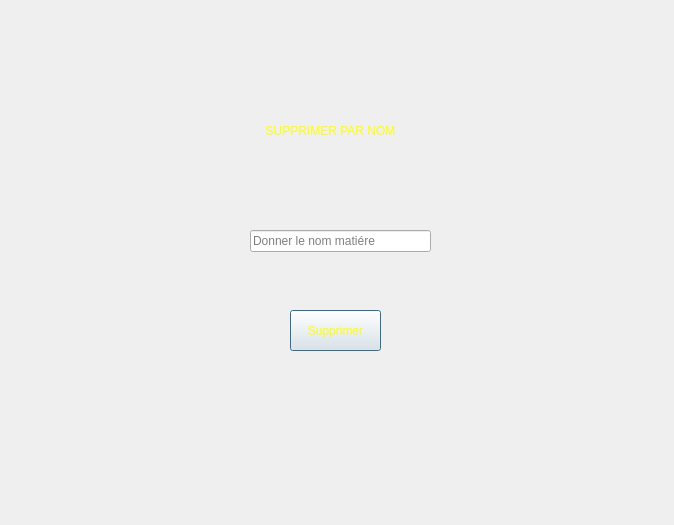
<?xml version="1.0" encoding="UTF-8"?>
<ui version="4.0">
 <class>Dialog</class>
 <widget class="QDialog" name="Dialog">
  <property name="geometry">
   <rect>
    <x>0</x>
    <y>0</y>
    <width>674</width>
    <height>525</height>
   </rect>
  </property>
  <property name="windowTitle">
   <string>Dialog</string>
  </property>
  <property name="styleSheet">
   <string notr="true">QProgressBar:horizontal {
    border: 1px solid #3A3939;
    text-align: center;
    padding: 1px;
    background: #201F1F;
}
QProgressBar::chunk:horizontal {
    background-color: qlineargradient(spread:reflect, x1:1, y1:0.545, x2:1, y2:0, stop:0 rgba(28, 66, 111, 255), stop:1 rgba(37, 87, 146, 255));
}

QToolTip
{
    border: 1px solid #3A3939;
    background-color: rgb(90, 102, 117);;
    color: white;
    padding: 1px;
    opacity: 200;
}

QWidget
{
    color: silver;
    background-color: #302F2F;
    selection-background-color:#3d8ec9;
    selection-color: black;
    background-clip: border;
    border-image: none;
    outline: 0;
}

QWidget:item:hover
{
    background-color: #78879b;
    color: black;
}

QWidget:item:selected
{
    background-color: #3d8ec9;
}

QCheckBox
{
    spacing: 5px;
    outline: none;
    color: #bbb;
    margin-bottom: 2px;
}

QCheckBox:disabled
{
    color: #777777;
}
QCheckBox::indicator,
QGroupBox::indicator
{
    width: 18px;
    height: 18px;
}
QGroupBox::indicator
{
    margin-left: 2px;
}

QCheckBox::indicator:unchecked,
QCheckBox::indicator:unchecked:hover,
QGroupBox::indicator:unchecked,
QGroupBox::indicator:unchecked:hover
{
    image: url(:/dark_blue/img/checkbox_unchecked.png);
}

QCheckBox::indicator:unchecked:focus,
QCheckBox::indicator:unchecked:pressed,
QGroupBox::indicator:unchecked:focus,
QGroupBox::indicator:unchecked:pressed
{
  border: none;
    image: url(:/dark_blue/img/checkbox_unchecked_focus.png);
}

QCheckBox::indicator:checked,
QCheckBox::indicator:checked:hover,
QGroupBox::indicator:checked,
QGroupBox::indicator:checked:hover
{
    image: url(:/dark_blue/img/checkbox_checked.png);
}

QCheckBox::indicator:checked:focus,
QCheckBox::indicator:checked:pressed,
QGroupBox::indicator:checked:focus,
QGroupBox::indicator:checked:pressed
{
  border: none;
    image: url(:/dark_blue/img/checkbox_checked_focus.png);
}

QCheckBox::indicator:indeterminate,
QCheckBox::indicator:indeterminate:hover,
QCheckBox::indicator:indeterminate:pressed
QGroupBox::indicator:indeterminate,
QGroupBox::indicator:indeterminate:hover,
QGroupBox::indicator:indeterminate:pressed
{
    image: url(:/dark_blue/img/checkbox_indeterminate.png);
}

QCheckBox::indicator:indeterminate:focus,
QGroupBox::indicator:indeterminate:focus
{
    image: url(:/dark_blue/img/checkbox_indeterminate_focus.png);
}

QCheckBox::indicator:checked:disabled,
QGroupBox::indicator:checked:disabled
{
    image: url(:/dark_blue/img/checkbox_checked_disabled.png);
}

QCheckBox::indicator:unchecked:disabled,
QGroupBox::indicator:unchecked:disabled
{
    image: url(:/dark_blue/img/checkbox_unchecked_disabled.png);
}

QRadioButton
{
    spacing: 5px;
    outline: none;
    color: rgb(255, 255, 255);
    margin-bottom: 2px;
}

QRadioButton:disabled
{
	color: rgb(0, 85, 255);
}


QMenuBar
{
    background-color: #302F2F;
    color: silver;
}

QMenuBar::item
{
    background: transparent;
}

QMenuBar::item:selected
{
    background: transparent;
    border: 1px solid #3A3939;
}

QMenuBar::item:pressed
{
    border: 1px solid #3A3939;
    background-color: #3d8ec9;
    color: black;
    margin-bottom:-1px;
    padding-bottom:1px;
}

QMenu
{
    border: 1px solid #3A3939;
    color: silver;
    margin: 1px;
}

QMenu::icon
{
    margin: 1px;
}

QMenu::item
{
    padding: 2px 2px 2px 25px;
    margin-left: 5px;
    border: 1px solid transparent; /* reserve space for selection border */
}

QMenu::item:selected
{
    color: black;
}

QMenu::separator {
    height: 2px;
    background: lightblue;
    margin-left: 10px;
    margin-right: 5px;
}

QMenu::indicator {
    width: 16px;
    height: 16px;
}

/* non-exclusive indicator = check box style indicator
   (see QActionGroup::setExclusive) */
QMenu::indicator:non-exclusive:unchecked {
    image: url(:/dark_blue/img/checkbox_unchecked.png);
}

QMenu::indicator:non-exclusive:unchecked:selected {
    image: url(:/dark_blue/img/checkbox_unchecked_disabled.png);
}

QMenu::indicator:non-exclusive:checked {
    image: url(:/dark_blue/img/checkbox_checked.png);
}

QMenu::indicator:non-exclusive:checked:selected {
    image: url(:/dark_blue/img/checkbox_checked_disabled.png);
}

/* exclusive indicator = radio button style indicator (see QActionGroup::setExclusive) */
QMenu::indicator:exclusive:unchecked {
    image: url(:/dark_blue/img/radio_unchecked.png);
}

QMenu::indicator:exclusive:unchecked:selected {
    image: url(:/dark_blue/img/radio_unchecked_disabled.png);
}

QMenu::indicator:exclusive:checked {
    image: url(:/dark_blue/img/radio_checked.png);
}

QMenu::indicator:exclusive:checked:selected {
    image: url(:/dark_blue/img/radio_checked_disabled.png);
}

QMenu::right-arrow {
    margin: 5px;
    image: url(:/dark_blue/img/right_arrow.png)
}


QWidget:disabled
{
    color: #808080;
    background-color: #302F2F;
}

QAbstractItemView
{
    alternate-background-color: #3A3939;
    color: silver;
    border: 1px solid 3A3939;
    border-radius: 2px;
    padding: 1px;
}

QWidget:focus, QMenuBar:focus
{
    border: 1px solid #78879b;
}

QTabWidget:focus, QCheckBox:focus, QRadioButton:focus, QSlider:focus
{
    border: none;
}

QLineEdit
{
    background-color: #201F1F;
    padding: 2px;
    border-style: solid;
    border: 1px solid #3A3939;
    border-radius: 2px;
    color: silver;
}

QGroupBox {
    border:1px solid #3A3939;
    border-radius: 2px;
    margin-top: 20px;
    background-color: #302F2F;
    color: silver;
}

QGroupBox::title {
    subcontrol-origin: margin;
    subcontrol-position: top center;
    padding-left: 10px;
    padding-right: 10px;
    padding-top: 10px;
}

QAbstractScrollArea
{
    border-radius: 2px;
    border: 1px solid #3A3939;
    background-color: transparent;
}

QScrollBar:horizontal
{
    height: 15px;
    margin: 3px 15px 3px 15px;
    border: 1px transparent #2A2929;
    border-radius: 4px;
    background-color: #2A2929;
}

QScrollBar::handle:horizontal
{
    background-color: #605F5F;
    min-width: 5px;
    border-radius: 4px;
}

QScrollBar::add-line:horizontal
{
    margin: 0px 3px 0px 3px;
    border-image: url(:/dark_blue/img/right_arrow_disabled.png);
    width: 10px;
    height: 10px;
    subcontrol-position: right;
    subcontrol-origin: margin;
}

QScrollBar::sub-line:horizontal
{
    margin: 0px 3px 0px 3px;
    border-image: url(:/dark_blue/img/left_arrow_disabled.png);
    height: 10px;
    width: 10px;
    subcontrol-position: left;
    subcontrol-origin: margin;
}

QScrollBar::add-line:horizontal:hover,QScrollBar::add-line:horizontal:on
{
    border-image: url(:/dark_blue/img/right_arrow.png);
    height: 10px;
    width: 10px;
    subcontrol-position: right;
    subcontrol-origin: margin;
}


QScrollBar::sub-line:horizontal:hover, QScrollBar::sub-line:horizontal:on
{
    border-image: url(:/dark_blue/img/left_arrow.png);
    height: 10px;
    width: 10px;
    subcontrol-position: left;
    subcontrol-origin: margin;
}

QScrollBar::up-arrow:horizontal, QScrollBar::down-arrow:horizontal
{
    background: none;
}


QScrollBar::add-page:horizontal, QScrollBar::sub-page:horizontal
{
    background: none;
}

QScrollBar:vertical
{
    background-color: #2A2929;
    width: 15px;
    margin: 15px 3px 15px 3px;
    border: 1px transparent #2A2929;
    border-radius: 4px;
}

QScrollBar::handle:vertical
{
    background-color: #605F5F;
    min-height: 5px;
    border-radius: 4px;
}

QScrollBar::sub-line:vertical
{
    margin: 3px 0px 3px 0px;
    border-image: url(:/dark_blue/img/up_arrow_disabled.png);
    height: 10px;
    width: 10px;
    subcontrol-position: top;
    subcontrol-origin: margin;
}

QScrollBar::add-line:vertical
{
    margin: 3px 0px 3px 0px;
    border-image: url(:/dark_blue/img/down_arrow_disabled.png);
    height: 10px;
    width: 10px;
    subcontrol-position: bottom;
    subcontrol-origin: margin;
}

QScrollBar::sub-line:vertical:hover,QScrollBar::sub-line:vertical:on
{

    border-image: url(:/dark_blue/img/up_arrow.png);
    height: 10px;
    width: 10px;
    subcontrol-position: top;
    subcontrol-origin: margin;
}


QScrollBar::add-line:vertical:hover, QScrollBar::add-line:vertical:on
{
    border-image: url(:/dark_blue/img/down_arrow.png);
    height: 10px;
    width: 10px;
    subcontrol-position: bottom;
    subcontrol-origin: margin;
}

QScrollBar::up-arrow:vertical, QScrollBar::down-arrow:vertical
{
    background: none;
}


QScrollBar::add-page:vertical, QScrollBar::sub-page:vertical
{
    background: none;
}

QTextEdit
{
    background-color: #201F1F;
    color: silver;
    border: 1px solid #3A3939;
}

QPlainTextEdit
{
    background-color: #201F1F;;
    color: silver;
    border-radius: 2px;
    border: 1px solid #3A3939;
}

QHeaderView::section
{
    background-color: #3A3939;
    color: silver;
    padding-left: 4px;
    border: 1px solid #6c6c6c;
}

QSizeGrip {
    image: url(:/dark_blue/img/sizegrip.png);
    width: 12px;
    height: 12px;
}

QMainWindow
{
    background-color: #302F2F;

}

QMainWindow::separator
{
    background-color: #302F2F;
    color: white;
    padding-left: 4px;
    spacing: 2px;
    border: 1px dashed #3A3939;
}

QMainWindow::separator:hover
{

    background-color: #787876;
    color: white;
    padding-left: 4px;
    border: 1px solid #3A3939;
    spacing: 2px;
}


QMenu::separator
{
    height: 1px;
    background-color: #3A3939;
    color: white;
    padding-left: 4px;
    margin-left: 10px;
    margin-right: 5px;
}


QFrame
{
    border-radius: 2px;
    border: 1px solid #444;
}

QFrame[frameShape=&quot;0&quot;]
{
    border-radius: 2px;
    border: 1px transparent #444;
}

QStackedWidget
{
    background-color: #302F2F;
    border: 1px transparent black;
}

QToolBar {
    border: 1px transparent #393838;
    background: 1px solid #302F2F;
    font-weight: bold;
}

QToolBar::handle:horizontal {
    image: url(:/dark_blue/img/Hmovetoolbar.png);
}
QToolBar::handle:vertical {
    image: url(:/dark_blue/img/Vmovetoolbar.png);
}
QToolBar::separator:horizontal {
    image: url(:/dark_blue/img/Hsepartoolbar.png);
}
QToolBar::separator:vertical {
    image: url(:/dark_blue/img/Vsepartoolbars.png);
}

QPushButton
{
    color: silver;
    background-color: #302F2F;
    border-width: 2px;
    border-color: #4A4949;
    border-style: solid;
    padding-top: 2px;
    padding-bottom: 2px;
    padding-left: 10px;
    padding-right: 10px;
    border-radius: 4px;
    /* outline: none; */
    /* min-width: 40px; */
}

QPushButton:disabled
{
    background-color: #302F2F;
    border-width: 2px;
    border-color: #3A3939;
    border-style: solid;
    padding-top: 2px;
    padding-bottom: 2px;
    padding-left: 10px;
    padding-right: 10px;
    /*border-radius: 2px;*/
    color: #808080;
}

QPushButton:focus {
    background-color: #3d8ec9;
    color: white;
}

QComboBox
{
    selection-background-color: #3d8ec9;
    background-color: #201F1F;
    border-style: solid;
    border: 1px solid #3A3939;
    border-radius: 2px;
    padding: 2px;
    min-width: 75px;
}

QPushButton:checked{
    background-color: #4A4949;
    border-color: #6A6969;
}

QPushButton:hover {
    border: 2px solid #78879b;
    color: silver;
}

QComboBox:hover, QAbstractSpinBox:hover,QLineEdit:hover,QTextEdit:hover,QPlainTextEdit:hover,QAbstractView:hover,QTreeView:hover
{
    border: 1px solid #78879b;
    color: silver;
}

QComboBox:on
{
    background-color: #626873;
    padding-top: 3px;
    padding-left: 4px;
    selection-background-color: #4a4a4a;
}

QComboBox QAbstractItemView
{
    background-color: #201F1F;
    border-radius: 2px;
    border: 1px solid #444;
    selection-background-color: #3d8ec9;
    color: silver;
}

QComboBox::drop-down
{
    subcontrol-origin: padding;
    subcontrol-position: top right;
    width: 15px;

    border-left-width: 0px;
    border-left-color: darkgray;
    border-left-style: solid;
    border-top-right-radius: 3px;
    border-bottom-right-radius: 3px;
}

QComboBox::down-arrow
{
    image: url(:/dark_blue/img/down_arrow_disabled.png);
}

QComboBox::down-arrow:on, QComboBox::down-arrow:hover,
QComboBox::down-arrow:focus
{
    image: url(:/dark_blue/img/down_arrow.png);
}

QPushButton:pressed
{
    background-color: #484846;
}

QAbstractSpinBox {
    padding-top: 2px;
    padding-bottom: 2px;
    border: 1px solid #3A3939;
    background-color: #201F1F;
    color: silver;
    border-radius: 2px;
    min-width: 75px;
}

QAbstractSpinBox:up-button
{
    background-color: transparent;
    subcontrol-origin: border;
    subcontrol-position: top right;
}

QAbstractSpinBox:down-button
{
    background-color: transparent;
    subcontrol-origin: border;
    subcontrol-position: bottom right;
}

QAbstractSpinBox::up-arrow,QAbstractSpinBox::up-arrow:disabled,QAbstractSpinBox::up-arrow:off {
    image: url(:/dark_blue/img/up_arrow_disabled.png);
    width: 10px;
    height: 10px;
}
QAbstractSpinBox::up-arrow:hover
{
    image: url(:/dark_blue/img/up_arrow.png);
}


QAbstractSpinBox::down-arrow,QAbstractSpinBox::down-arrow:disabled,QAbstractSpinBox::down-arrow:off
{
    image: url(:/dark_blue/img/down_arrow_disabled.png);
    width: 10px;
    height: 10px;
}
QAbstractSpinBox::down-arrow:hover
{
    image: url(:/dark_blue/img/down_arrow.png);
}


QLabel
{
    border: 0px solid black;
}

QTabWidget{
    border: 1px transparent black;
}

QTabWidget::pane {
    border: 1px solid #444;
    border-radius: 3px;
    padding: 3px;
}

QTabBar
{
    qproperty-drawBase: 0;
    left: 5px; /* move to the right by 5px */
}

QTabBar:focus
{
    border: 0px transparent black;
}

QTabBar::close-button  {
    image: url(:/dark_blue/img/close.png);
    background: transparent;
}

QTabBar::close-button:hover
{
    image: url(:/dark_blue/img/close-hover.png);
    background: transparent;
}

QTabBar::close-button:pressed {
    image: url(:/dark_blue/img/close-pressed.png);
    background: transparent;
}

/* TOP TABS */
QTabBar::tab:top {
    color: #b1b1b1;
    border: 1px solid #4A4949;
    border-bottom: 1px transparent black;
    background-color: #302F2F;
    padding: 5px;
    border-top-left-radius: 2px;
    border-top-right-radius: 2px;
}

QTabBar::tab:top:!selected
{
    color: #b1b1b1;
    background-color: #201F1F;
    border: 1px transparent #4A4949;
    border-bottom: 1px transparent #4A4949;
    border-top-left-radius: 0px;
    border-top-right-radius: 0px;
}

QTabBar::tab:top:!selected:hover {
    background-color: #48576b;
}

/* BOTTOM TABS */
QTabBar::tab:bottom {
    color: #b1b1b1;
    border: 1px solid #4A4949;
    border-top: 1px transparent black;
    background-color: #302F2F;
    padding: 5px;
    border-bottom-left-radius: 2px;
    border-bottom-right-radius: 2px;
}

QTabBar::tab:bottom:!selected
{
    color: #b1b1b1;
    background-color: #201F1F;
    border: 1px transparent #4A4949;
    border-top: 1px transparent #4A4949;
    border-bottom-left-radius: 0px;
    border-bottom-right-radius: 0px;
}

QTabBar::tab:bottom:!selected:hover {
    background-color: #78879b;
}

/* LEFT TABS */
QTabBar::tab:left {
    color: #b1b1b1;
    border: 1px solid #4A4949;
    border-left: 1px transparent black;
    background-color: #302F2F;
    padding: 5px;
    border-top-right-radius: 2px;
    border-bottom-right-radius: 2px;
}

QTabBar::tab:left:!selected
{
    color: #b1b1b1;
    background-color: #201F1F;
    border: 1px transparent #4A4949;
    border-right: 1px transparent #4A4949;
    border-top-right-radius: 0px;
    border-bottom-right-radius: 0px;
}

QTabBar::tab:left:!selected:hover {
    background-color: #48576b;
}


/* RIGHT TABS */
QTabBar::tab:right {
    color: #b1b1b1;
    border: 1px solid #4A4949;
    border-right: 1px transparent black;
    background-color: #302F2F;
    padding: 5px;
    border-top-left-radius: 2px;
    border-bottom-left-radius: 2px;
}

QTabBar::tab:right:!selected
{
    color: #b1b1b1;
    background-color: #201F1F;
    border: 1px transparent #4A4949;
    border-right: 1px transparent #4A4949;
    border-top-left-radius: 0px;
    border-bottom-left-radius: 0px;
}

QTabBar::tab:right:!selected:hover {
    background-color: #48576b;
}

QTabBar QToolButton::right-arrow:enabled {
     image: url(:/dark_blue/img/right_arrow.png);
 }

 QTabBar QToolButton::left-arrow:enabled {
     image: url(:/dark_blue/img/left_arrow.png);
 }

QTabBar QToolButton::right-arrow:disabled {
     image: url(:/dark_blue/img/right_arrow_disabled.png);
 }

 QTabBar QToolButton::left-arrow:disabled {
     image: url(:/dark_blue/img/left_arrow_disabled.png);
 }


QDockWidget {
    border: 1px solid #403F3F;
    titlebar-close-icon: url(:/dark_blue/img/close.png);
    titlebar-normal-icon: url(:/dark_blue/img/undock.png);
}

QDockWidget::close-button, QDockWidget::float-button {
    border: 1px solid transparent;
    border-radius: 2px;
    background: transparent;
}

QDockWidget::close-button:hover, QDockWidget::float-button:hover {
    background: rgba(255, 255, 255, 10);
}

QDockWidget::close-button:pressed, QDockWidget::float-button:pressed {
    padding: 1px -1px -1px 1px;
    background: rgba(255, 255, 255, 10);
}

QTreeView, QListView, QTextBrowser, AtLineEdit, AtLineEdit::hover {
    border: 1px solid #444;
    background-color: silver;
    border-radius: 3px;
    margin-left: 3px;
    color: black;
}

QTreeView:branch:selected, QTreeView:branch:hover {
    background: url(:/dark_blue/img/transparent.png);
}

QTreeView::branch:has-siblings:!adjoins-item {
    border-image: url(:/dark_blue/img/transparent.png);
}

QTreeView::branch:has-siblings:adjoins-item {
    border-image: url(:/dark_blue/img/transparent.png);
}

QTreeView::branch:!has-children:!has-siblings:adjoins-item {
    border-image: url(:/dark_blue/img/transparent.png);
}

QTreeView::branch:has-children:!has-siblings:closed,
QTreeView::branch:closed:has-children:has-siblings {
    image: url(:/dark_blue/img/branch_closed.png);
}

QTreeView::branch:open:has-children:!has-siblings,
QTreeView::branch:open:has-children:has-siblings  {
    image: url(:/dark_blue/img/branch_open.png);
}

QTreeView::branch:has-children:!has-siblings:closed:hover,
QTreeView::branch:closed:has-children:has-siblings:hover {
    image: url(:/dark_blue/img/branch_closed-on.png);
    }

QTreeView::branch:open:has-children:!has-siblings:hover,
QTreeView::branch:open:has-children:has-siblings:hover  {
    image: url(:/dark_blue/img/branch_open-on.png);
    }

QListView::item:!selected:hover, QListView::item:!selected:hover, QTreeView::item:!selected:hover  {
    background: rgba(0, 0, 0, 0);
    outline: 0;
    color: #FFFFFF
}

QListView::item:selected:hover, QListView::item:selected:hover, QTreeView::item:selected:hover  {
    background: #3d8ec9;
    color: #FFFFFF;
}

QSlider::groove:horizontal {
    border: 1px solid #3A3939;
    height: 8px;
    background: #201F1F;
    margin: 2px 0;
    border-radius: 2px;
}

QSlider::handle:horizontal {
    background: QLinearGradient( x1: 0, y1: 0, x2: 0, y2: 1,
      stop: 0.0 silver, stop: 0.2 #a8a8a8, stop: 1 #727272);
    border: 1px solid #3A3939;
    width: 14px;
    height: 14px;
    margin: -4px 0;
    border-radius: 2px;
}

QSlider::groove:vertical {
    border: 1px solid #3A3939;
    width: 8px;
    background: #201F1F;
    margin: 0 0px;
    border-radius: 2px;
}

QSlider::handle:vertical {
    background: QLinearGradient( x1: 0, y1: 0, x2: 0, y2: 1, stop: 0.0 silver,
    stop: 0.2 #a8a8a8, stop: 1 #727272);
    border: 1px solid #3A3939;
    width: 14px;
    height: 14px;
    margin: 0 -4px;
    border-radius: 2px;
}

QToolButton {
    /*  background-color: transparent; */
    border: 2px transparent #4A4949;
    border-radius: 4px;
    background-color: dimgray;
    margin: 2px;
    padding: 2px;
}

QToolButton[popupMode=&quot;1&quot;] { /* only for MenuButtonPopup */
 padding-right: 20px; /* make way for the popup button */
 border: 2px transparent #4A4949;
 border-radius: 4px;
}

QToolButton[popupMode=&quot;2&quot;] { /* only for InstantPopup */
 padding-right: 10px; /* make way for the popup button */
 border: 2px transparent #4A4949;
}


QToolButton:hover, QToolButton::menu-button:hover {
    border: 2px solid #78879b;
}

QToolButton:checked, QToolButton:pressed,
    QToolButton::menu-button:pressed {
    background-color: #4A4949;
    border: 2px solid #78879b;
}

/* the subcontrol below is used only in the InstantPopup or DelayedPopup mode */
QToolButton::menu-indicator {
    image: url(:/dark_blue/img/down_arrow.png);
    top: -7px; left: -2px; /* shift it a bit */
}

/* the subcontrols below are used only in the MenuButtonPopup mode */
QToolButton::menu-button {
    border: 1px transparent #4A4949;
    border-top-right-radius: 6px;
    border-bottom-right-radius: 6px;
    /* 16px width + 4px for border = 20px allocated above */
    width: 16px;
    outline: none;
}

QToolButton::menu-arrow {
    image: url(:/dark_blue/img/down_arrow.png);
}

QToolButton::menu-arrow:open {
    top: 1px; left: 1px; /* shift it a bit */
    border: 1px solid #3A3939;
}

QPushButton::menu-indicator  {
    subcontrol-origin: padding;
    subcontrol-position: bottom right;
    left: 4px;
}

QTableView
{
    border: 1px solid #444;
    gridline-color: #6c6c6c;
    background-color: #201F1F;
}


QTableView, QHeaderView
{
    border-radius: 0px;
}

QTableView::item:pressed, QListView::item:pressed, QTreeView::item:pressed  {
    background: #78879b;
    color: #FFFFFF;
}

QTableView::item:selected:active, QTreeView::item:selected:active, QListView::item:selected:active  {
    background: #3d8ec9;
    color: #FFFFFF;
}


QHeaderView
{
    border: 1px transparent;
    border-radius: 2px;
    margin: 0px;
    padding: 0px;
}

QHeaderView::section  {
    background-color: #3A3939;
    color: silver;
    padding: 4px;
    border: 1px solid #6c6c6c;
    border-radius: 0px;
    text-align: center;
}

QHeaderView::section::vertical::first, QHeaderView::section::vertical::only-one
{
    border-top: 1px solid #6c6c6c;
}

QHeaderView::section::vertical
{
    border-top: transparent;
}

QHeaderView::section::horizontal::first, QHeaderView::section::horizontal::only-one
{
    border-left: 1px solid #6c6c6c;
}

QHeaderView::section::horizontal
{
    border-left: transparent;
}


QHeaderView::section:checked
 {
    color: white;
    background-color: #5A5959;
 }

 /* style the sort indicator */
QHeaderView::down-arrow {
    image: url(:/dark_blue/img/down_arrow.png);
}

QHeaderView::up-arrow {
    image: url(:/dark_blue/img/up_arrow.png);
}


QTableCornerButton::section {
    background-color: #3A3939;
    border: 1px solid #3A3939;
    border-radius: 2px;
}

QToolBox  {
    padding: 3px;
    border: 1px transparent black;
}

QToolBox::tab {
    color: #b1b1b1;
    background-color: #302F2F;
    border: 1px solid #4A4949;
    border-bottom: 1px transparent #302F2F;
    border-top-left-radius: 5px;
    border-top-right-radius: 5px;
}

 QToolBox::tab:selected { /* italicize selected tabs */
    font: italic;
    background-color: #302F2F;
    border-color: #3d8ec9;
 }

QStatusBar::item {
    border: 1px solid #3A3939;
    border-radius: 2px;
 }


QFrame[height=&quot;3&quot;], QFrame[width=&quot;3&quot;] {
    background-color: #AAA;
}


QSplitter::handle {
    border: 1px dashed #3A3939;
}

QSplitter::handle:hover {
    background-color: #787876;
    border: 1px solid #3A3939;
}

QSplitter::handle:horizontal {
    width: 1px;
}

QSplitter::handle:vertical {
    height: 1px;
}

QListWidget {
    background-color: silver;
    border-radius: 5px;
    margin-left: 5px;
}

QListWidget::item {
    color: black;
}

QMessageBox {
    messagebox-critical-icon	: url(:/dark_blue/img/critical.png);
    messagebox-information-icon	: url(:/dark_blue/img/information.png);
    messagebox-question-icon	: url(:/dark_blue/img/question.png);
    messagebox-warning-icon:    : url(:/dark_blue/img/warning.png);
}

ColorButton::enabled {
    border-radius: 0px;
    border: 1px solid #444444;
}

ColorButton::disabled {
    border-radius: 0px;
    border: 1px solid #AAAAAA;
}</string>
  </property>
  <widget class="QLabel" name="label">
   <property name="geometry">
    <rect>
     <x>230</x>
     <y>110</y>
     <width>201</width>
     <height>41</height>
    </rect>
   </property>
   <property name="styleSheet">
    <string notr="true">color: rgb(255, 255, 0);</string>
   </property>
   <property name="text">
    <string>SUPPRIMER PAR NOM</string>
   </property>
   <property name="alignment">
    <set>Qt::AlignCenter</set>
   </property>
  </widget>
  <widget class="QPushButton" name="pushButton">
   <property name="geometry">
    <rect>
     <x>290</x>
     <y>310</y>
     <width>91</width>
     <height>41</height>
    </rect>
   </property>
   <property name="styleSheet">
    <string notr="true">color: rgb(255, 255, 0);</string>
   </property>
   <property name="text">
    <string>Supprimer</string>
   </property>
  </widget>
  <widget class="QLineEdit" name="lineEdit">
   <property name="geometry">
    <rect>
     <x>250</x>
     <y>230</y>
     <width>181</width>
     <height>22</height>
    </rect>
   </property>
   <property name="placeholderText">
    <string>Donner le nom matiére</string>
   </property>
  </widget>
 </widget>
 <resources/>
 <connections/>
</ui>
